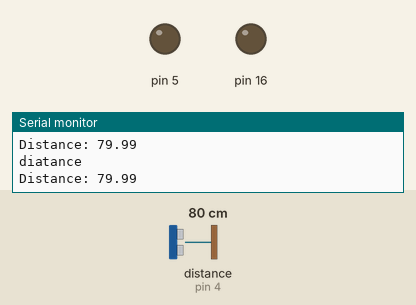
The sketch below on a simulated Arduino Uno, built with avr-gcc and run on an emulated ATmega328P. On the bench: output pins drawn as LEDs (lit = HIGH), the last lines printed to the serial monitor. The inputs (shaded band) are chosen by the test bench; at power-on: distance to the obstacle (sensor on pin 4) 80 cm. The echo pulse lasts 58.3 µs per cm; pins used as bus, display or sensor lines are not drawn.

Above: at 1.3 s.
1.4 s: distance to the obstacle (sensor on pin 4) set to 55 cm
2.9 s: distance to the obstacle (sensor on pin 4) set to 47 cm
At 3.4 s:
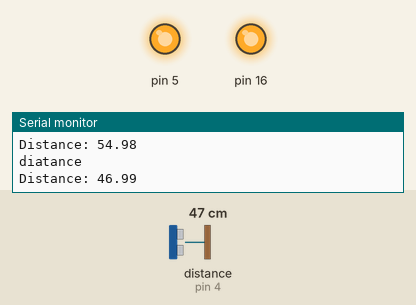
4.5 s: distance to the obstacle (sensor on pin 4) set to 60 cm
At 5.0 s:
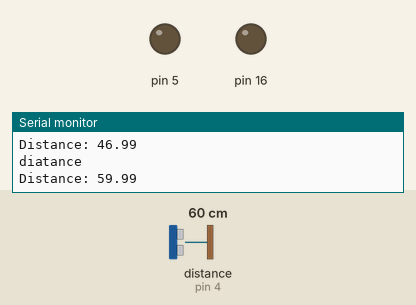
6.0 s: distance to the obstacle (sensor on pin 4) set to 2 cm
At 6.5 s:
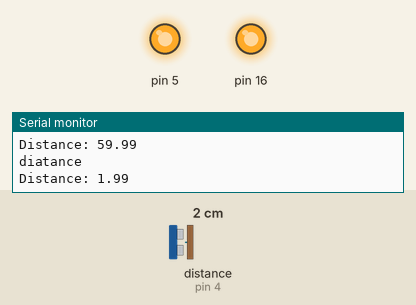
Timing chart, 0 to 8.5 s (numbered marks = the images above; inputs shaded):
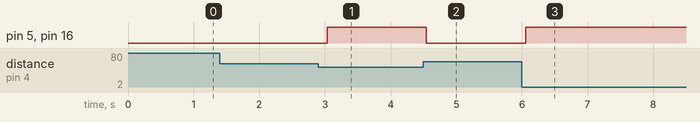

Measured:
- the behaviour switches between 51 and 50 cm on distance to the obstacle (sensor on pin 4) (found by bisection; images 0 and 1)
- after the input at 2.9 s, pin 5, pin 16: LOW → HIGH after 0.13 s
- after the input at 4.5 s, pin 5, pin 16: HIGH → LOW after 0.05 s
- after the input at 6.0 s, pin 5, pin 16: LOW → HIGH after 0.06 s

The sketch:

Glasses.ino
```cpp
#include "vibrator.h"
#include "hc_sr04.h"
#include "gp2y0a0yk0f.h"
Vibrator v1(5, 16);
SR04 s1(4, 0);

float distance = 0;

void setup() {
  // put your setup code here, to run once:
  pinMode(4, INPUT);//右边第三个引脚
  Serial.begin(115200);

}

void loop() {
  // put your main code here, to run repeatedly:

  distance = s1.getDistance();

  if (distance <= 50.0)
  {

    v1.setStatus(true);
  }
  else
  {

    v1.setStatus(false);

  }
  delay(500);

  Serial.println("diatance");
}

void testInfrared()
{
  int distance = 0;
  GP2Y0A02YK0F irSensor(A0);
  distance = irSensor.getDistanceCentimeter();
  Serial.print("\nDistance in centimeters: ");
  Serial.print(distance);
  delay(2000);
}
```

gp2y0a0yk0f.cpp
```cpp
/*
 *  Sharp GP2Y0A02YK0F IR Distance Sensor 20-150 cm
 *  (Parallax Part Number: #28997)
 *  IR Distance Sensor Library
 */

#include "gp2y0a0yk0f.h"

// Constructor
// Default Begin method: sensorPin = A0.
GP2Y0A02YK0F::GP2Y0A02YK0F(int pin) {
begin (pin);
}


// Begin method - assign sensorPin as the analog sensor input
// When you use begin() without variables the default input A0 is assumed.

void GP2Y0A02YK0F::begin(int sensorPin) {
    pinMode(sensorPin, INPUT);
  _sensorPin = sensorPin;
}

// getDistanceRaw() Method: Returns the distance as a raw value: ADC output: 0 -> 1023

int GP2Y0A02YK0F::getDistanceRaw() {
    return (analogRead(_sensorPin));
}

// getDistanceCentimeter() Method: Returns the distance in centimeters

int GP2Y0A02YK0F::getDistanceCentimeter() {
  float sensorValue = analogRead(_sensorPin);
    float cm = 10650.08 * pow(sensorValue,-0.935) - 10;
    return roundf(cm);
}

// isCloser Method: check whether the distance to the detected object is smaller than a given threshold

boolean GP2Y0A02YK0F::isCloser(int threshold) {
  if (threshold>getDistanceCentimeter()) {
    return (true);
  } else {
    return (false);
  }
}

// isFarther Method: check whether the distance to the detected object is smaller than a given threshold

boolean GP2Y0A02YK0F::isFarther(int threshold) {
  if (threshold<getDistanceCentimeter()) {
    return true;
  } else {
    return false;
  }
}
```

gp2y0a0yk0f.h
```cpp
/*
    Sharp GP2Y0A02YK0F IR Distance Sensor 20-150 cm
    (Parallax Part Number: #28997)
    IR Distance Sensor Library

    Written By: David Such (Reefwing Software - http://www.reefwing.com.au/)
    Version:  1.0
    Date:     1st November 2015

    Version History:
      1.0   01/11/15  Original release

    Instructions:
      - Create a directory called GP2Y0A02YK0F within the libraries sub directory where your Arduino sketches are saved.
      - Copy GP2Y0A02YK0F.h, GP2Y0A02YK0F.cpp and keywords.txt into the GP2Y0A02YK0F directory.
      - Within the GP2Y0A02YK0F directory, create a sub directory called examples.
      - Copy DisplayCM.ino into the examples sub directory.
      - Restart the Arduino IDE to see the new library.

    Read More:
      - Visit http://reefwingrobotics.blogspot.com.au/
*/

#ifndef GP2Y0A02YK0F_h
#define GP2Y0A02YK0F_h


#include "Arduino.h"


class GP2Y0A02YK0F
{
  public:
    GP2Y0A02YK0F(int pin);
//    void begin();
    void begin(int sensorPin);
    int getDistanceRaw();
    int getDistanceVolt();
    int getDistanceCentimeter();

    boolean isCloser(int threshold);
    boolean isFarther(int threshold);

  private:
    int _sensorPin;
};
#endif
```

hc_sr04.cpp
```cpp
#include "hc_sr04.h"

SR04::SR04(int echoPin, int trigPin)
{
  echo = echoPin;
  trig = trigPin;
  pinMode(trig, OUTPUT);
  pinMode(echo, INPUT);
}

float SR04::getDistance()
{
  digitalWrite(trig, LOW);
  delayMicroseconds(2);
  digitalWrite(trig, HIGH);
  delayMicroseconds(10);
  digitalWrite(trig, LOW);

  duration = pulseIn(echo, HIGH);
  float distance = (duration * .0343) / 2;
  Serial.print("Distance: ");
  Serial.println(distance);

  return distance;
}

void SR04::setEcho(int echoPin)
{
  echo = echoPin;
}

int SR04::getEcho()
{
  return echo;
}

void SR04::setTrig(int trigPin)
{
  trig = trigPin;
}

int SR04::getTrig()
{
  return trig;
}
```

hc_sr04.h
```cpp
#ifndef HC_SR04_h
#define HC_SR04_h

#include <Arduino.h>
class SR04
{
  private:
    int echo = 0;
    int trig = 0;
    float duration, distance;
  public :

    SR04(int echoPin, int trigPin);

    float getDistance();


    void setEcho(int echoPin);


    int getEcho();


    void setTrig(int trigPin);


    int getTrig();

};

#endif
```

vibrator.cpp
```cpp
#include "vibrator.h"

Vibrator::Vibrator(int ledPin, int vibratorPin)
{
  led = ledPin;
  vibrator = vibratorPin;

  pinMode(led, OUTPUT);
  pinMode(vibrator, OUTPUT);
}

void Vibrator::setLed(int pin)
{
  led = pin;
}

void Vibrator::setVibrator(int pin)
{
  vibrator = pin;
}

int Vibrator::getLedPin()
{
  return led;
}
int Vibrator::getVibratorPin()
{
  return vibrator;
}

void Vibrator::setStatus(bool flag)
{
  if (flag == false)
  {
    digitalWrite(led, LOW);
    digitalWrite(vibrator, LOW);
  }

  else
  {
    digitalWrite(led, HIGH);
    digitalWrite(vibrator, HIGH);
  }
}
```

vibrator.h
```cpp
#ifndef VIBRATOR_H
#define VIBRATOR_H

#include <Arduino.h>

#define on true
#define off false

class Vibrator
{
  private:
    int led = 0;
    int vibrator = 0;

  public:
    Vibrator(int ledPin, int vibratorPin);
    void setLed(int pin);
    void setVibrator(int pin);
    int getLedPin();
    int getVibratorPin();
    void setStatus(bool flag);
};

#endif
```
